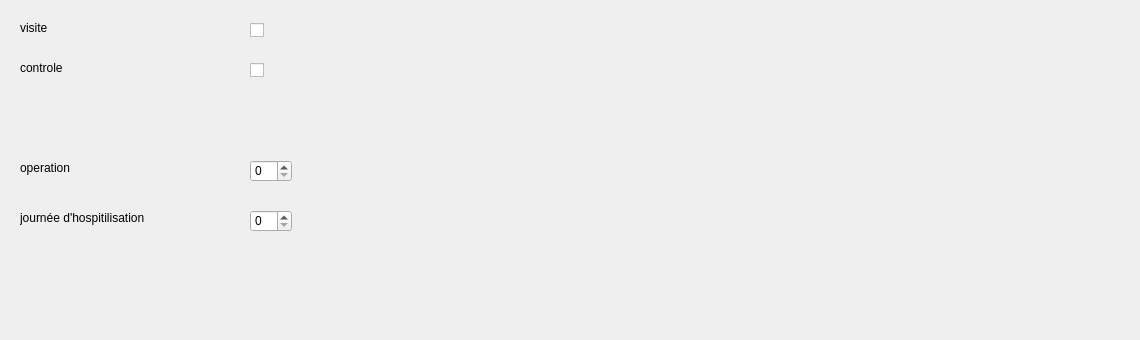
       <widget class="QWidget" name="tab_13">
        <attribute name="title">
         <string>allergologue</string>
        </attribute>
        <widget class="QLabel" name="label_122">
         <property name="geometry">
          <rect>
           <x>20</x>
           <y>60</y>
           <width>111</width>
           <height>16</height>
          </rect>
         </property>
         <property name="text">
          <string>controle</string>
         </property>
        </widget>
        <widget class="QLabel" name="label_123">
         <property name="geometry">
          <rect>
           <x>20</x>
           <y>110</y>
           <width>111</width>
           <height>16</height>
          </rect>
         </property>
         <property name="text">
          <string/>
         </property>
        </widget>
        <widget class="QLabel" name="label_124">
         <property name="geometry">
          <rect>
           <x>20</x>
           <y>210</y>
           <width>231</width>
           <height>16</height>
          </rect>
         </property>
         <property name="text">
          <string>journée d'hospitilisation</string>
         </property>
        </widget>
        <widget class="QSpinBox" name="allergo4_2">
         <property name="geometry">
          <rect>
           <x>250</x>
           <y>210</y>
           <width>42</width>
           <height>22</height>
          </rect>
         </property>
        </widget>
        <widget class="QLabel" name="label_125">
         <property name="geometry">
          <rect>
           <x>20</x>
           <y>20</y>
           <width>55</width>
           <height>16</height>
          </rect>
         </property>
         <property name="text">
          <string>visite</string>
         </property>
        </widget>
        <widget class="QLabel" name="label_126">
         <property name="geometry">
          <rect>
           <x>20</x>
           <y>160</y>
           <width>151</width>
           <height>16</height>
          </rect>
         </property>
         <property name="text">
          <string>operation</string>
         </property>
        </widget>
        <widget class="QCheckBox" name="allergo2_2">
         <property name="geometry">
          <rect>
           <x>250</x>
           <y>60</y>
           <width>81</width>
           <height>20</height>
          </rect>
         </property>
         <property name="text">
          <string/>
         </property>
        </widget>
        <widget class="QCheckBox" name="allergo1_2">
         <property name="geometry">
          <rect>
           <x>250</x>
           <y>20</y>
           <width>81</width>
           <height>20</height>
          </rect>
         </property>
         <property name="text">
          <string/>
         </property>
        </widget>
        <widget class="QSpinBox" name="allergo3_2">
         <property name="geometry">
          <rect>
           <x>250</x>
           <y>160</y>
           <width>42</width>
           <height>22</height>
          </rect>
         </property>
        </widget>
        <widget class="QLabel" name="label_127">
         <property name="geometry">
          <rect>
           <x>930</x>
           <y>160</y>
           <width>201</width>
           <height>171</height>
          </rect>
         </property>
         <property name="text">
          <string/>
         </property>
         <property name="pixmap">
          <pixmap>:/Downloads/facture.png</pixmap>
         </property>
         <property name="scaledContents">
          <bool>true</bool>
         </property>
        </widget>
       </widget>
